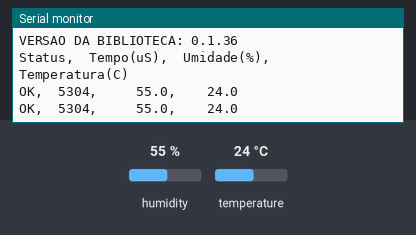
Simulated run of this sketch. Board: Arduino Uno, built with avr-gcc and run on an emulated ATmega328P. Shown: the last lines printed to the serial monitor. Inputs (shaded band) come from the test bench; at power-on: humidity 55 %, temperature 24 °C.

Above: at 4.8 s.
4.9 s: humidity set to 22 %
At 6.5 s:
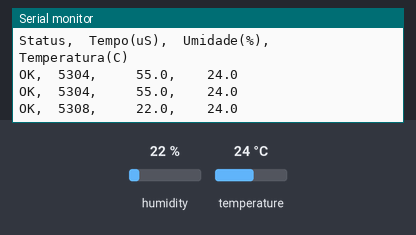
7.9 s: temperature set to 12 °C
At 9.5 s:
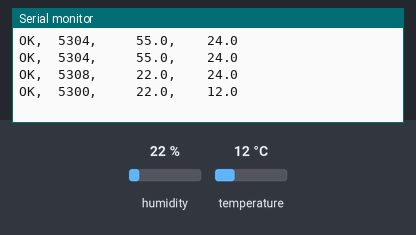
10.9 s: humidity set to 40 %
At 13.1 s:
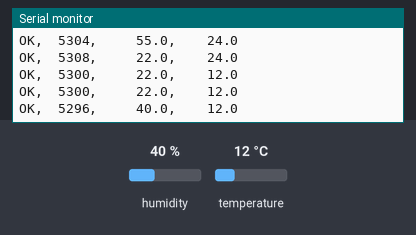
Timing chart, 0 to 14.6 s (numbered marks = the images above; inputs shaded):
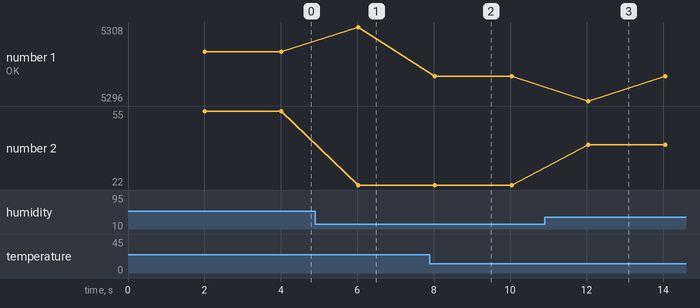

Measured:
- after the input at 4.9 s, the serial monitor: prints a new line after 1.1 s (image 1)
- after the input at 7.9 s, the serial monitor: prints a new line after 0.13 s (image 2)
- after the input at 10.9 s, the serial monitor: prints a new line after 1.1 s (image 3)
- plotted number 1: 5304 → 5308 after the input at 4.9 s, 5308 → 5300 after the input at 7.9 s
- plotted number 2: 55 → 22 after the input at 4.9 s, 22 → 40 after the input at 10.9 s

The sketch:

DHT22_brincandocomideias.ino
```cpp
/*
 * Q0383
 * AUTOR:   BrincandoComIdeias
 * LINK:    https://www.youtube.com/brincandocomideias ; https://cursodearduino.net/
 * SKETCH:  Exemplo DHT22
 * DATA:    26/09/2018
 */
//INCLUSÃO DAS BIBLIOTECAS
#include <dht.h>

//DEFINIÇÃO DE PINOS
#define pinSensor 7

//INTERVALO DE LEITURA
#define intervalo 2000

//CRIANDO VARIAVEIS E INSTANCIANDO OBJETOS
unsigned long delayIntervalo;
dht sensorDHT;


void setup()
{
  // INICIANDO MONITOR SERIAL
  Serial.begin(9600);

  //IMPRIMINDO INFORMAÇÕES SOBRE A BIBLIOTECA
  Serial.print("VERSAO DA BIBLIOTECA: ");
  Serial.println(DHT_LIB_VERSION);
  Serial.println();
  Serial.println("Status,\tTempo(uS),\tUmidade(%),\tTemperatura(C)");
}

void loop()
{

    if ( (millis() - delayIntervalo) > intervalo ) {
      //LEITURA DOS DADOS
      unsigned long start = micros();
      int chk = sensorDHT.read22(pinSensor);
      unsigned long stop = micros();

      // VERIFICA SE HOUVE ERRO
      switch (chk)
      {
      case DHTLIB_OK:
          Serial.print("OK,\t");
          break;
      case DHTLIB_ERROR_CHECKSUM:
          Serial.print("Checksum error,\t");
          break;
      case DHTLIB_ERROR_TIMEOUT:
          Serial.print("Time out error,\t");
          break;
      case DHTLIB_ERROR_CONNECT:
          Serial.print("Connect error,\t");
          break;
      case DHTLIB_ERROR_ACK_L:
          Serial.print("Ack Low error,\t");
          break;
      case DHTLIB_ERROR_ACK_H:
          Serial.print("Ack High error,\t");
          break;
      default:
          Serial.print("Unknown error,\t");
          break;
      }


      // EXIBINDO DADOS LIDOS
      Serial.print(stop - start);
      Serial.print(", \t\t");
      Serial.print(sensorDHT.humidity, 1 /*FORMATAÇÃO PARA UMA CASA DECIMAL*/);
      Serial.print(",\t\t");
      Serial.println(sensorDHT.temperature, 1 /*FORMATAÇÃO PARA UMA CASA DECIMAL*/);

      delayIntervalo = millis();
    };
}
```
